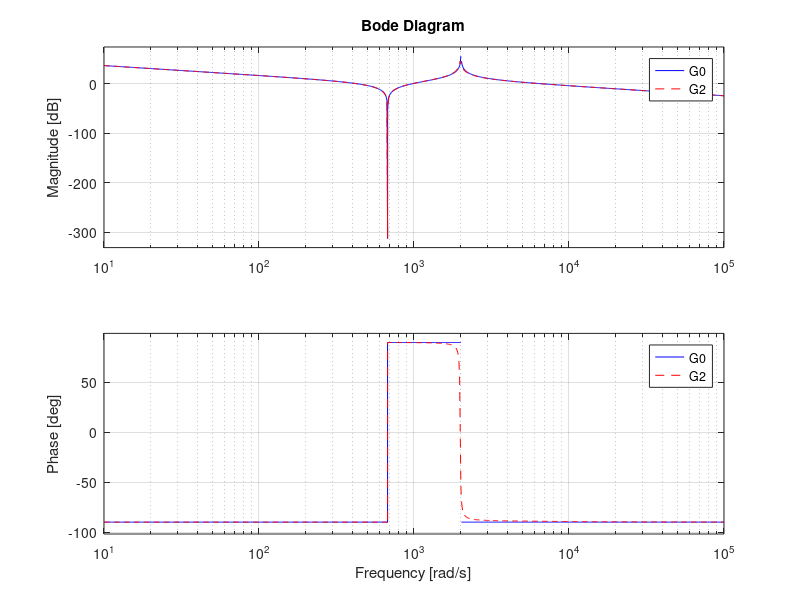

MATLAB code to generate this figure:
% 系统参数
J1 = 1.59e-4;
J2 = 12.50e-4;
Ks = 570;
alpha1 = 0.018;
alpha2 = 0.6;
Tc = 3.18e-4;  % 截止频率500Hz,H(s) = Tc*s/Tc*s+1,Tc = 1/2*pi*fc
wa2 = Ks/J2;
wr2 = (Ks*(J1+J2))/(J1*J2);

% Wm/Tm 开环传递函数
num0 = [J2 0 Ks];
den0 = [J1*J2 0 (J1+J2)*Ks 0];
G0 = tf(num0,den0);

% Wl/Tm 开环传递函数
num1 = [0 Ks];
den1 = [J1*J2 0 (J1+J2)*Ks 0];
G1 = tf(num1,den1);

% Wm/Tm，负反馈闭环传递函数，Tm = Tm'-alpha*H(s)*Wm，H(s)为高通滤波器
num2 = [J2*Tc J2 Ks*Tc Ks];
den2 = [J1*J2*Tc (J1*J2)+J2*alpha1*Tc Ks*Tc*(J1+J2) Ks*(J1+J2)+Ks*(alpha1*Tc) 0];
G2 = tf(num2,den2);

% Wm/Tm，负反馈闭环传递函数，Tm = Tm'-alpha*H(s)*Ts，H(s)为高通滤波器
num3 = [J2*Tc J2 Ks*Tc Ks];
den3 = [J1*J2*Tc (J1*J2) (Ks*Tc*(J1+J2)-alpha1*Tc*J2*Ks) Ks*(J1+J2) 0];
G3 = tf(num3,den3);

% Wm/Tm，负反馈闭环传递函数，Tm = Tm'-alpha*Ts
num4 = [J2 0 Ks];
den4 = [J1*J2 0 Ks*(J1+J2+(alpha1*J2)) 0];
G4 = tf(num4,den4);

% 绘制bode图
figure;
bode(G0, 'b', G2, 'r--');
grid on;

